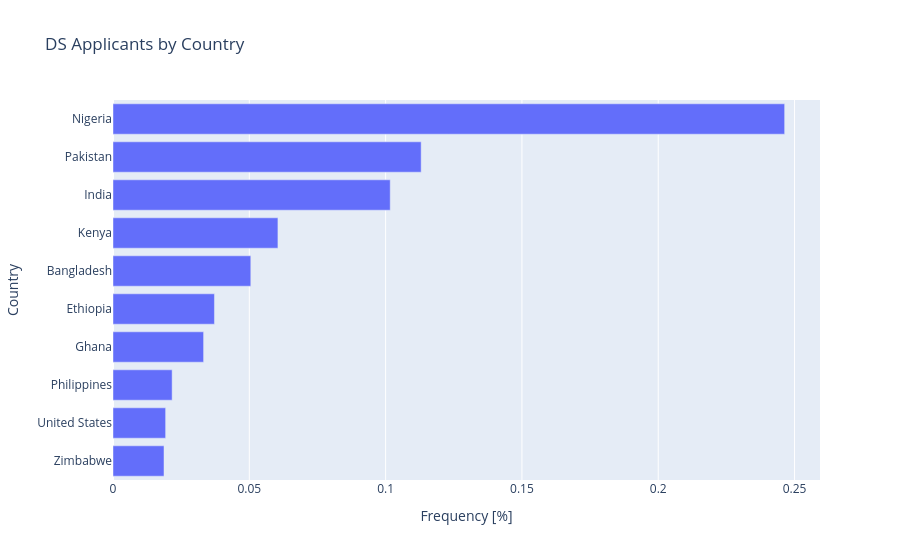

Notebook code for this chart:
### Markdown cell above
6. Grafik batang 10 negara teratas dalam bentuk persentase

### Code cell
fig = px.bar(
    data_frame=df_nationality.tail(10),
    x="count_pct", # use the percentage column
    y="country_name",
    orientation="h",
    title="DS Applicants by Country",
)
fig.update_layout(
    xaxis_title="Frequency [%]",
    yaxis_title="Country"
)
fig.show()

### Figure 1 — Plotly figure (JSON) as saved in the notebook; plotly's stock layout.template omitted (floating-point values rounded to 4 significant figures)
{"data": [{"hovertemplate": "count_pct=%{x}<br>country_name=%{y}<extra></extra>", "legendgroup": "", "marker": {"color": "#636efa", "pattern": {"shape": ""}}, "name": "", "orientation": "h", "showlegend": false, "textposition": "auto", "type": "bar", "x": [0.01871, 0.0193, 0.02169, 0.03323, 0.03721, 0.05055, 0.0605, 0.1017, 0.113, 0.2464], "xaxis": "x", "y": ["Zimbabwe", "United States", "Philippines", "Ghana", "Ethiopia", "Bangladesh", "Kenya", "India", "Pakistan", "Nigeria"], "yaxis": "y"}], "layout": {"barmode": "relative", "legend": {"tracegroupgap": 0}, "title": {"text": "DS Applicants by Country"}, "xaxis": {"anchor": "y", "domain": [0, 1], "title": {"text": "Frequency [%]"}}, "yaxis": {"anchor": "x", "domain": [0, 1], "title": {"text": "Country"}}}}
